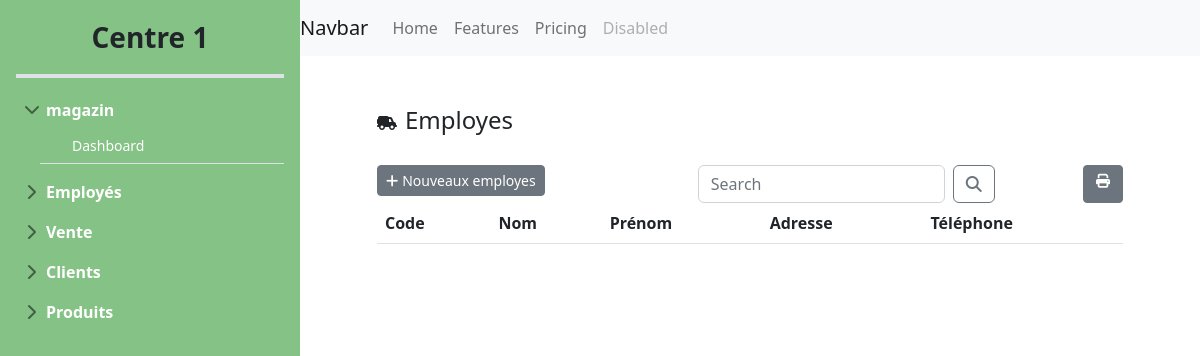
The app's page /employeList/1/, older data.
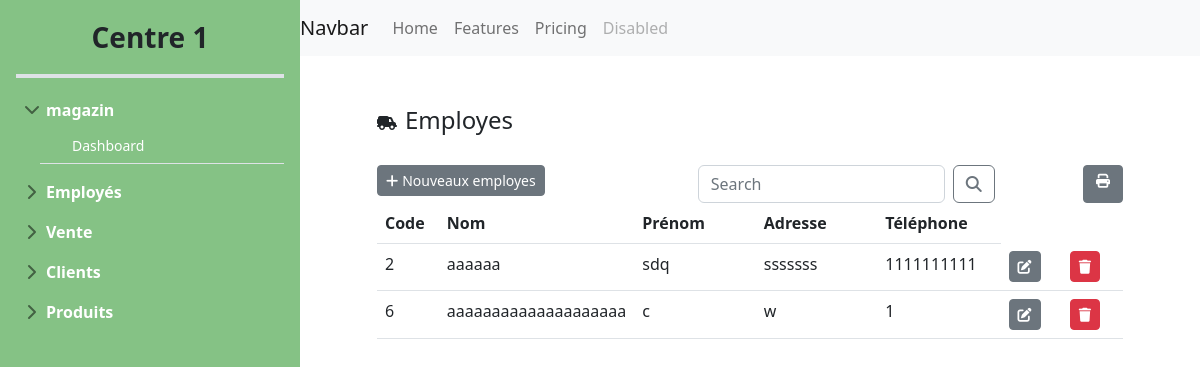
The same page, newer data.
### center/models.py (models this page shows)
class Employe(models.Model):
    code_e = models.AutoField(primary_key=True)
    nom_e = models.CharField(max_length=50)
    prenom_e = models.CharField(max_length=50)
    adresse_e = models.CharField(max_length=100)
    telephone_e = models.CharField(max_length=50)
    salaire_jour = models.FloatField(max_length=50,null=True, blank=True)
    centre = models.ForeignKey(Centre,on_delete=models.CASCADE)

### center/views.py (the view)
# urls.py: path('employeList/<int:centre>/',views.afficher_employes,name='employeList'),
def afficher_employes(request,centre):
    employes = Employe.objects.filter(centre=centre)
    if 'q' in request.GET:
        q=request.GET['q']
        multiple_q=Q(Q(nom_e__icontains=q) | (Q(prenom_e__icontains=q)))
        employes=employes.filter(multiple_q)
    return render(request,"center/employes/employeList.html",{"employes":employes,"centre":centre})

### templates/center/employes/employeList.html (shortened to what this page needs)
{%extends 'center/dashboard/dashboardCenter.html' %}
{%block content%}
<div class="row">
    <div class="col-md-1"></div>
    <div class="col-md-11">
        <div class="d-flex align-items-center" style="padding-top: 50px;">
            <i class="fa-solid fa-truck-field me-2" style="margin-top: 6px;"></i>
            <h4 class="mb-0">Employes</h4>
        </div>
    </div>
</div>
<div class="row" style="padding-top: 30px;">
    <div class="col-md-1"></div>
    <div class="col-md-10">
        <div class="card border-0">
            <div class="row">
                <div class="col-md-5">
                    <a class="btn btn-secondary btn-sm" href="{% url 'employeAdd' centre=centre %}">
                        <i class="fa-solid fa-plus me-1"></i>Nouveaux employes
                    </a>
                </div>
                <div class="col-md-5">
                    <form class="d-flex">
                        <input class="form-control me-2" name="q" type="search" placeholder="Search"
                            aria-label="Search">
                        <button class="btn btn-outline-secondary" type="submit"><i
                                class="fa-solid fa-magnifying-glass"></i></button>
                    </form>
                </div>
                <div class="col-md-2 d-flex justify-content-end">
                    <a class="btn btn-secondary btn-sm" href="{%url 'employePrint' centre=centre %}"><i
                            class="fa-solid fa-print me-1 ms-1"></i></a>
                </div>
            </div>
        </div>
        <table class="table table-hover bg-white">
            <thead>
                <tr>
                    <th>Code</th>
                    <th>Nom</th>
                    <th>Prénom</th>
                    <th>Adresse</th>
                    <th>Téléphone</th>
                </tr>
            </thead>
            <tbody>
                {% for employe in employes %}
                <tr>
                    <td class="col-md-1">{{employe.code_e}}</td>
                    <td class="col-md-2">{{employe.nom_e}}</td>
                    <td class="col-md-2">{{employe.prenom_e }}</td>
                    <td class="col-md-2">{{employe.adresse_e }}</td>
                    <td class="col-md-2">{{employe.telephone_e}}</td>
                    <td class="col-md-1"><a class="btn btn-secondary btn-sm"
                            href="{%url 'employeEdit' pk=employe.code_e centre=centre %}">
                            <i class="fa-solid fa-pen-to-square"></i></a></td>
                    <td class="col-md-1"><a class="btn btn-danger btn-sm"
                            href="{%url 'employeDelete' pk=employe.code_e  centre=centre %}"> <i class="fa-solid fa-trash"></i>
                        </a></td>
                </tr>
                {% endfor %}
            </tbody>
        </table>
    </div>
    <div class="col-md-1"></div>
</div>
{%endblock%}

Row changes from the older to the newer data that the page shows:
added Employe: code_e "2", nom_e "aaaaaa", prenom_e "sdq", adresse_e "sssssss", telephone_e "1111111111"
added Employe: code_e "6", nom_e "aaaaaaaaaaaaaaaaaaaa", prenom_e "c", adresse_e "w", telephone_e "1"
